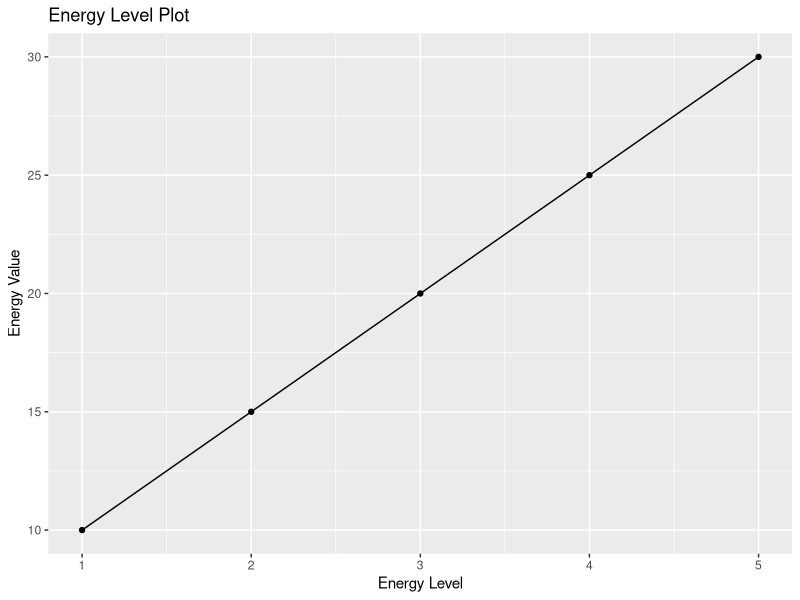

Here is the R script that generated this plot:
# load the ggplot2 library
library(ggplot2)

# create some dummy data
energy_data <- data.frame(level = c(1, 2, 3, 4, 5),
                          value = c(10, 15, 20, 25, 30))

# create the energy level plot
ggplot(data = energy_data, aes(x = level, y = value)) +
  geom_line() +
  geom_point() +
  ggtitle("Energy Level Plot") +
  xlab("Energy Level") +
  ylab("Energy Value")

